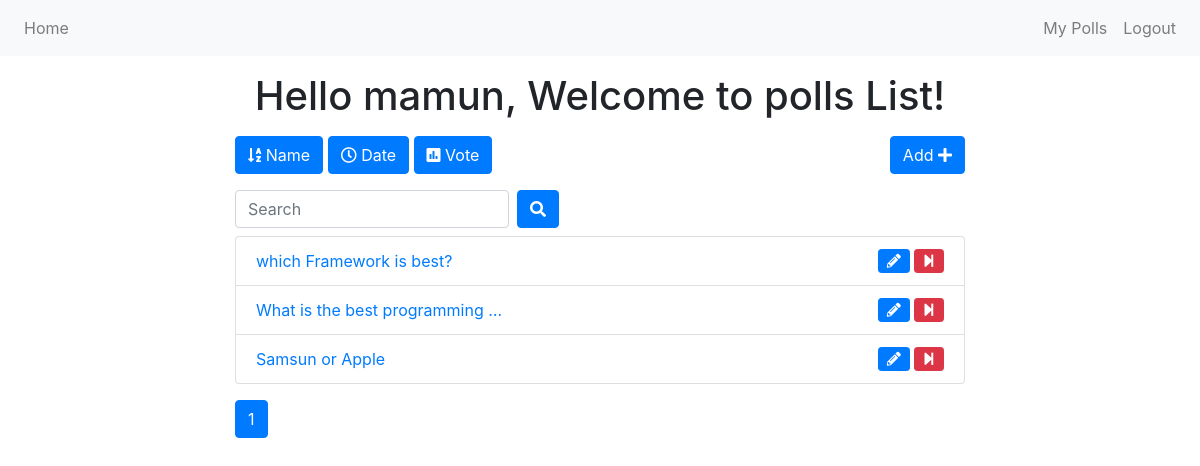
Before: /poll/ (signed in) with the older database file.
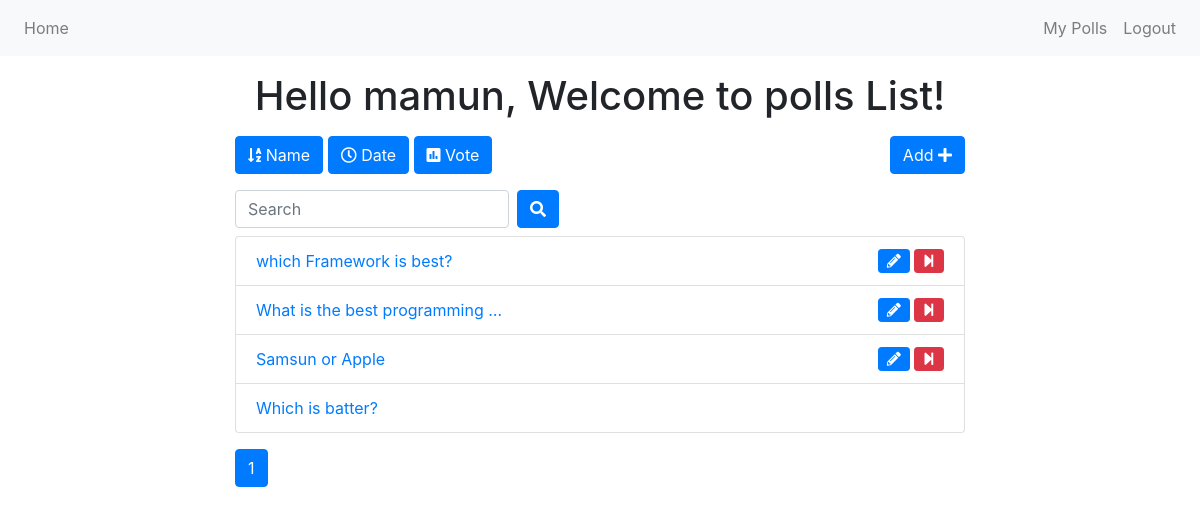
After: the same page with the newer database file.
### poll/models.py (models this page shows, shortened)
class Poll(models.Model):
    owner = models.ForeignKey(User, on_delete=models.CASCADE)
    text = models.TextField()
    pub_date = models.DateTimeField(default=timezone.now)
    active = models.BooleanField(default=True)

### poll/views.py (the view)
# urls.py: path('', views.index, name='index'),
@login_required()
def index(request):
    all_polls = Poll.objects.all()
    search_term = ''
    if 'name' in request.GET:
        all_polls = all_polls.order_by('text')
    if 'date' in request.GET:
        all_polls = all_polls.order_by('pub_date')
    if 'vote' in request.GET:
        all_polls = all_polls.annotate(Count('vote')).order_by('vote__count')
    if 'search' in request.GET:
        search_term = request.GET['search']
        all_polls = all_polls.filter(text__icontains=search_term)
    paginator = Paginator(all_polls, 6)  # Show 6 contacts per page
    page = request.GET.get('page')
    polls = paginator.get_page(page)
    get_dict_copy = request.GET.copy()
    params = get_dict_copy.pop('page', True) and get_dict_copy.urlencode()
    print(params)
    context = {
        'polls': polls,
        'params': params,
        'search_term': search_term,
    }
    return render(request, 'poll/polls_list.html', context)

### poll/templates/poll/polls_list.html (shortened to what this page needs)
{% extends 'user/base.html' %}
{% block content %}
<div class="container">
    <div class="row">
        <div class="col-md-8 offset-sm-2">
            <h1 class="text-center mt-3 mb-3">Hello {{request.user}}, Welcome to polls List!</h1>
            <a class="btn btn-{% if 'name' in request.GET %}warning{% else %}primary{% endif %} mb-3" href="?name=True"
                role="button"><i class="fas fa-sort-alpha-down"></i>
                Name</a>
            <a class="btn btn-{% if 'date' in request.GET %}warning{% else %}primary{% endif %} mb-3" href="?date=True"
                role="button"><i class="far fa-clock"></i> Date</a>
            <a class="btn btn-{% if 'vote' in request.GET %}warning{% else %}primary{% endif %} mb-3" href="?vote=True"
                role="button"><i class="fas fa-poll"></i> Vote</a>
            <a class="btn btn-primary mb-3 float-right" href="{% url 'add' %}" role="button">Add <i class="fas fa-plus"></i></a>
            <form class="form-inline">
                <div class="form-group mr-sm-2 mb-2">
                    <input type="search" class="form-control" name="search" placeholder="Search" value={{ search_term }}>
                </div>
                <button type="submit" class="btn btn-primary mb-2"><i class="fas fa-search"></i></button>
            </form>
            <ul class="list-group">
                {% for poll in polls %}
                <li class="list-group-item"><a href="{% url 'detail' poll.id %}">{{ poll.text|truncatewords:5 }}
                    </a>
                    {% if request.user == poll.owner %}
                    {% if poll.active %}
                    <a href="{% url 'end_poll' poll.id %}" data-toggle="tooltip" data-placement="top" title="End Poll"
                        onclick="return confirm('Are you sure ?')"><i class="fas fa-step-forward float-right btn btn-danger btn-sm"></i></a>
                    {% endif %}
                    <a href="{% url 'edit' poll.id %}" class="mr-3" data-toggle="tooltip" data-placement="top"
                        title="Edit Poll"><i class="fas fa-pencil-alt float-right btn btn-primary btn-sm mr-1"></i></a>
                    {% endif %}
                </li>
                {% endfor %}
            </ul>
            <nav class="mt-3">
                <ul class="pagination">
                    <li class="page-item active"><a class="page-link" href="">{{ polls.number }}</a></li>
                </ul>
            </nav>
        </div>
    </div>
</div>
{% endblock content %}

Changed rows visible on the page:
added Poll: text "Which is batter?"
